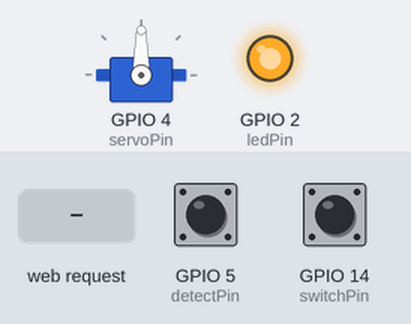
A sketch run on a simulated ESP8266 (Wemos D1 mini). Parts: servo, output pins drawn as LEDs (lit = HIGH). The test bench sets the inputs (shaded band); at power-on: GPIO 14 (switchPin) HIGH, GPIO 5 (detectPin) HIGH. WiFi joins after 1.5 s; servers stay silent unless stated; what the sketch prints to the serial monitor is not drawn.

Above: at 2.9 s.
3.0 s: GPIO 14 (switchPin) pulled LOW for 0.15 s
At 3.9 s:
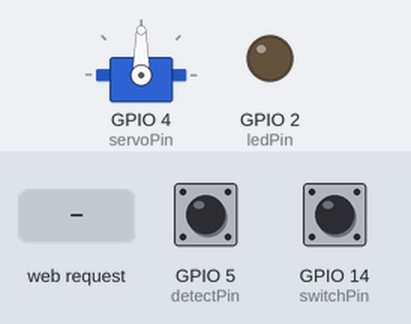
4.6 s: HTTP request GET /0 received
At 5.1 s:
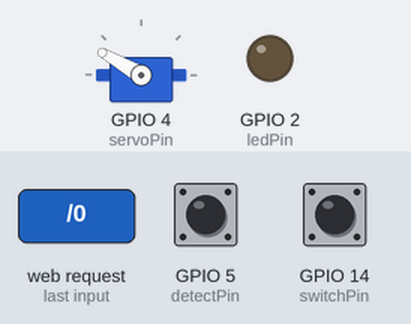
Timing chart, 0 to 7.6 s (numbered marks = the images above; inputs shaded):
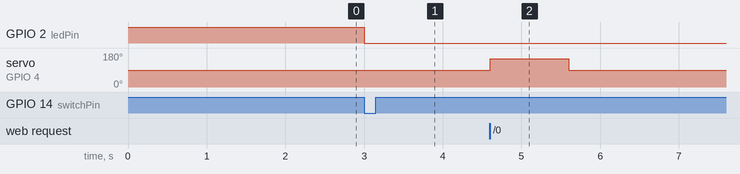

The sketch:

LightYSwitch.ino
```cpp
// (licence header left out)
#include <ESP8266WiFi.h>
#include <ESP8266mDNS.h>
#include <WiFiClient.h>
#include <Servo.h>

//WiFi-settings
const char* ssid = "SSID_HERE";
const char* password = "PASSWORD_HERE";

//Pin-settings
static constexpr int switchPin = 14;  //a additional button to trigger something (use external pullup or software-pullup!)
static constexpr int detectPin = 5;   //Detects the switch-state (use external pullup or software-pullup!)
static constexpr int servoPin = 4;    //the pin your servo is connected to (It should be a PWM-compatible pin!)
static constexpr int ledPin = 2;      //let's light something up

//Servo-settings
static constexpr int servoPosMid = 90;
static constexpr int servoPosOff = 150;
static constexpr int servoPosOn = 33;

//initiate some libraries
Servo myservo;
// TCP server at port 80 will respond to HTTP requests
WiFiServer server(80);

//initiate some states. They should be false at the beginning.
bool state = false;
bool button_state = false;


void setup(void){
  //Initiate everything necessary
  pinMode(detectPin, INPUT_PULLUP);
  pinMode(switchPin, INPUT_PULLUP);
  pinMode(ledPin, OUTPUT);

  digitalWrite(ledPin, HIGH);

  myservo.attach(servoPin);
  myservo.write(servoPosMid);
  delay(200);
  myservo.detach();

  Serial.begin(115200);

  // Connect to WiFi network
  WiFi.begin(ssid, password);
  Serial.println("");

  // Wait for connection
  while (WiFi.status() != WL_CONNECTED) {
    delay(500);
    Serial.print(".");
  }

  Serial.println("");
  Serial.print("Connected to ");
  Serial.println(ssid);
  Serial.print("IP address: ");
  Serial.println(WiFi.localIP());

  // Set up mDNS responder:
  //   the fully-qualified domain name is "esp8266.local"
  if (!MDNS.begin("esp8266")) {
    Serial.println("Error setting up MDNS responder!");
    while(1) {
      delay(1000);
    }
  }
  Serial.println("mDNS responder started");

  // Start TCP (HTTP) server
  server.begin();
  Serial.println("TCP server started");

  // Add service to MDNS-SD
  MDNS.addService("http", "tcp", 80);
}

void loop(void)
{
  //Check the inputs
  state = digitalRead(detectPin);
  if (!digitalRead(switchPin)){
    button_state = true;
    Serial.print("Pressed!!");
    digitalWrite(ledPin, LOW);
  }
  Serial.print(button_state);

  // Check if a client has connected
  WiFiClient client = server.available();
  if (!client) {
    Serial.println("loop return");
    return;
  }
  Serial.println("");
  Serial.println("New client");

  // Wait for data from client to become available
  while(client.connected() && !client.available()){
    delay(1);
  }

  // Read the first line of HTTP request
  String req = client.readStringUntil('\r');

  // First line of HTTP request looks like "GET /path HTTP/1.1"
  // Retrieve the "/path" part by finding the spaces
  int addr_start = req.indexOf(' ');
  int addr_end = req.indexOf(' ', addr_start + 1);
  if (addr_start == -1 || addr_end == -1) {
    Serial.print("Invalid request: ");
    Serial.println(req);
    return;
  }
  req = req.substring(addr_start + 1, addr_end);
  Serial.print("Request: ");
  Serial.println(req);
  client.flush();

  String s;
  if (req == "/")
  {
    IPAddress ip = WiFi.localIP();
    String ipStr = String(ip[0]) + '.' + String(ip[1]) + '.' + String(ip[2]) + '.' + String(ip[3]);
    s = "HTTP/1.1 200 OK\r\nContent-Type: text/html\r\n\r\n<!DOCTYPE HTML>\r\n<html>Hello from ESP8266 at ";
    s += ipStr;
    s += "</html>\r\n\r\n";
    Serial.println("Sending 200");
  } else if (req == "/1")
  {
    //prevent switching on, if sensor detects the switch is on
    if(!state){
      s = "HTTP/1.1 200 OK\r\nContent-Type: text/html\r\n\r\n<!DOCTYPE HTML>\r\n<html>";
      s += "Set: On";
      s += "</html>\r\n\r\n";
      myservo.attach(servoPin);
      myservo.write(servoPosOn);
      delay(1000);
      myservo.write(servoPosMid);
      delay(200);
      myservo.detach(); //I'd problems with a noisy switch, this should solve it.
    }
  } else if (req == "/0")
  {
    //prevent switching off, if sensor detects the switch is off
    if(state){
      s = "HTTP/1.1 200 OK\r\nContent-Type: text/html\r\n\r\n<!DOCTYPE HTML>\r\n<html>";
      s += "Set: Off";
      s += "</html>\r\n\r\n";
      myservo.attach(servoPin);
      myservo.write(servoPosOff);
      delay(1000);
      myservo.write(servoPosMid);
      delay(200);
      myservo.detach(); //I'd problems with a noisy switch, this should solve it.
    }
  } else if (req == "/stat")
  {
    if(state){
      s = "HTTP/1.1 200 OK\r\nContent-Type: text/html\r\n\r\n<!DOCTYPE HTML>\r\n<html>";
      s += "Status: On";
      s += "</html>\r\n\r\n";
    }else{
      s = "HTTP/1.1 200 OK\r\nContent-Type: text/html\r\n\r\n<!DOCTYPE HTML>\r\n<html>";
      s += "Status: Off";
      s += "</html>\r\n\r\n";
    }
  }
  else if (req == "/button")
  {
    if(button_state){
      s = "HTTP/1.1 200 OK\r\nContent-Type: text/html\r\n\r\n<!DOCTYPE HTML>\r\n<html>";
      s += "1";
      s += "</html>\r\n\r\n";
    }else{
      s = "HTTP/1.1 200 OK\r\nContent-Type: text/html\r\n\r\n<!DOCTYPE HTML>\r\n<html>";
      s += "0";
      s += "</html>\r\n\r\n";
    }
  }
  else if (req == "/b_reset")
  {
    button_state = false;
    digitalWrite(ledPin, HIGH);

    s = "HTTP/1.1 200 OK\r\nContent-Type: text/html\r\n\r\n<!DOCTYPE HTML>\r\n<html>";
      s += "reset";
      s += "</html>\r\n\r\n";
  }
  else
  {
    s = "HTTP/1.1 404 Not Found\r\n\r\n";
    Serial.println("Sending 404");
  }
  client.print(s);

  Serial.println("Done with client");
}
```

Measured:
- after the input at 3.0 s, GPIO 2 (ledPin): HIGH → LOW at once
- after the input at 4.6 s, servo on GPIO 4 (servoPin): 90° → 150° at once, → 90° 1.0 s later
